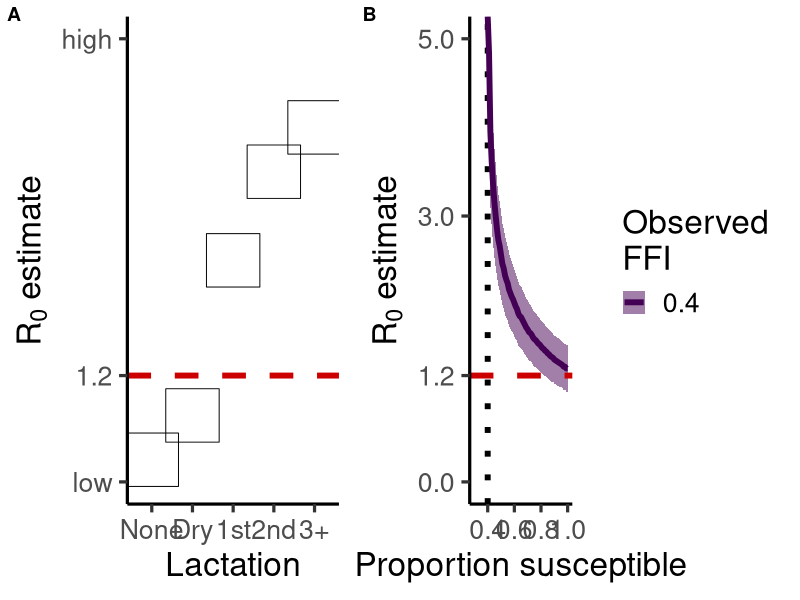

Here is the R script that generated this plot:
library(dplyr)
library(ggplot2)

ffi.obs=seq(0.3,0.8, 0.1) #sequence
N = 500

r0_se <- function(r, z, N){
  se <- sqrt((1 + (1-z)* r^2)/ (N * z * (1-z)))
  data.frame(estimate = round(r,2), z, ci_lo  = round(r - 2 * se, 2), ci_high = round(r + 2* se,2))
  #gives estimate of standard error from stochastic models
  #r = sample mean of R0, z = FFI, N =  herd size N - confirm not # of stochastic iterations
}

s_inf <- function(ffi_e, prop_susceptible){
  (1-ffi_e)*prop_susceptible
}

df <- data.frame(prop_susceptible = rep(seq(min(ffi.obs), 1, 0.01), length(ffi.obs)))%>% #proportion of the herd susceptible
#  mutate(ffi_obs = c(rep(ffi.low, (length(prop_susceptible))/2),rep(ffi.high, (length(prop_susceptible))/2)), #observed FFI
   mutate(ffi_obs = c(rep(ffi.obs, each=length(prop_susceptible)/length(ffi.obs))), #observed FFI
         ffi_e = ffi_obs/prop_susceptible, #effective FFI
         ffi_e = round(ffi_e, 2),
         R0_estimate = -log(s_inf(ffi_e, prop_susceptible))/(1-s_inf(ffi_e, prop_susceptible)),
         R0_estimate = round(R0_estimate, 2))

df.se <- r0_se(df$R0_estimate, df$ffi_e, N*df$prop_susceptible) %>% rename("R0_estimate" = "estimate", "ffi_e" = "z")
df<- full_join(df, df.se)

#sensitivity analysis full range
fig <- ggplot()+
  theme_classic(base_size = 24)+
  geom_line(data=df,  aes(x= prop_susceptible, y= R0_estimate, color=as.character(ffi_obs)), size=2)+
  scale_y_continuous(limits=c(0.9,5))+
  geom_ribbon(data=df, aes(x=prop_susceptible, ymin=ci_lo,ymax=ci_high, fill= as.character(ffi_obs)), alpha=0.5)+
  scale_colour_viridis_d("Observed\nFFI")+ scale_fill_viridis_d("Observed\nFFI")+
  xlab("Proportion susceptible") + ylab(bquote(''*R[0]*' estimate'))


#sensitivity analysis just 0.4 FFI
fig1 <- ggplot()+
  theme_classic(base_size = 24)+
  geom_vline(xintercept = 0.4, col = "black", linetype=3, size=2)+
  geom_line(data=df %>% filter(ffi_obs==0.4),  aes(x= prop_susceptible, y= R0_estimate, color=as.character(ffi_obs)), size=2)+
  #scale_y_continuous(limits=c(0.9,5))+
  scale_y_continuous(breaks = c(0, 1.2, 3, 5), limits = c(0, 5)) +

  geom_ribbon(data=df %>% filter(ffi_obs==0.4), aes(x=prop_susceptible, ymin=ci_lo,ymax=ci_high, fill= as.character(ffi_obs)), alpha=0.5)+
  geom_hline(yintercept = 1.2, col = "red3", linetype=2, size=2)+
  scale_colour_viridis_d("Observed\nFFI")+ scale_fill_viridis_d("Observed\nFFI")+
  xlab("Proportion susceptible") + ylab(bquote(''*R[0]*' estimate'))


#RO among different groups
df <- data.frame(Group= c("None", "Dry", "1st", "2nd", "3+"),
                 R0 = c(0.25, 0.75, 2.5, 3.5, 4))
fig2 <- ggplot()+
  theme_classic(base_size=24)+
  scale_y_continuous(breaks = c(0,1.2, 5), limits = c(0, 5), labels= c("low", "1.2", "high")) +
  geom_hline(yintercept = 1.2, col = "red3", linetype=2, size=2)+
  geom_point(data=df, aes(y=R0, x=factor(Group, Group)), fill=NA, shape=22, size=20)+
  ylab(bquote(''*R[0]*' estimate'))+
  xlab('Lactation')


fig <- ggpubr::ggarrange(fig2, fig1, ncol=2,
                  widths=c(8, 10),
                  labels = c("A", "B"))

ggsave("R0_sensitivity.tiff", plot=fig, path = here::here("figures"), width = 10, height = 4, device='tiff', dpi=300)
